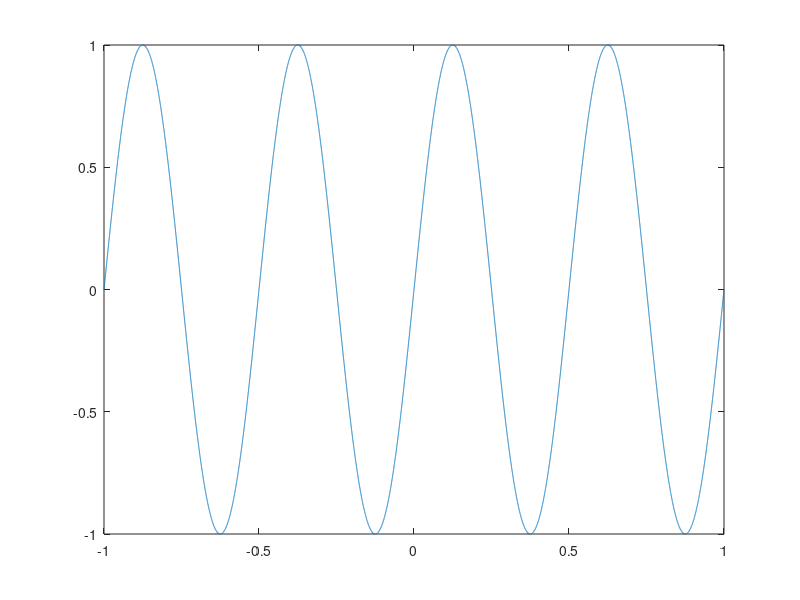
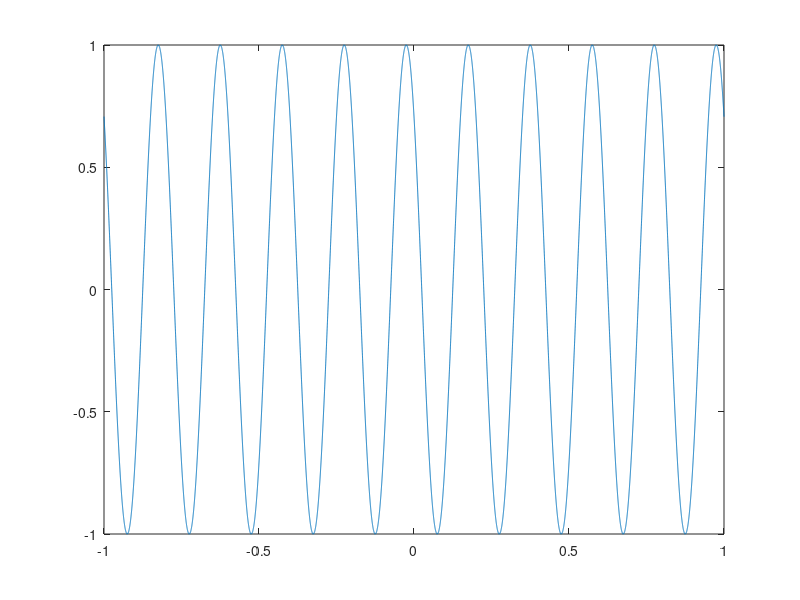
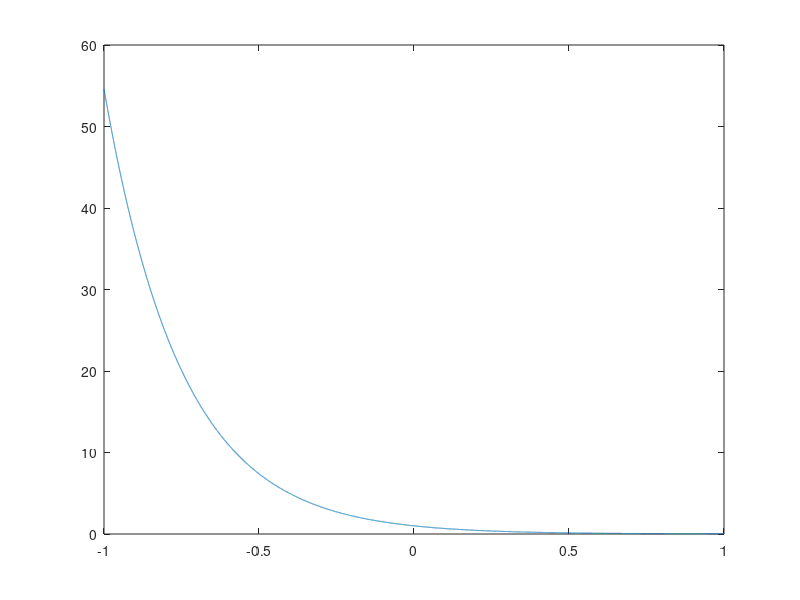
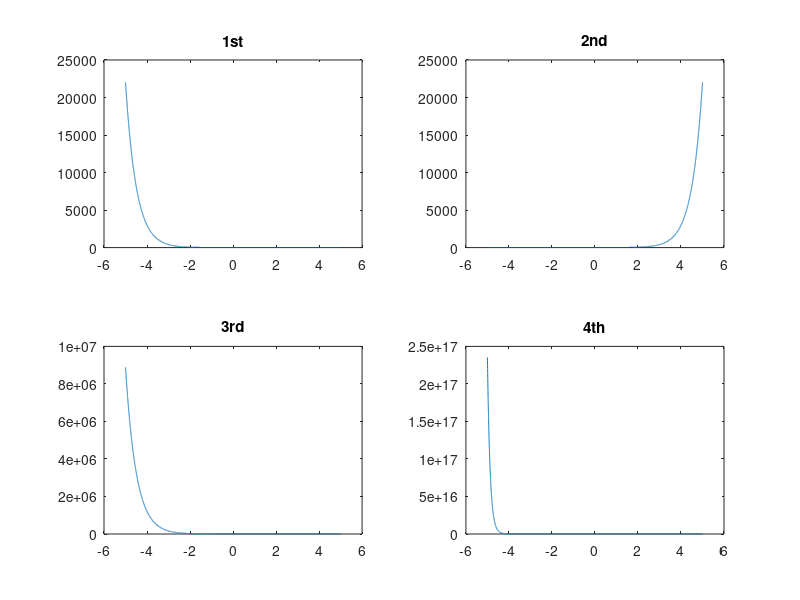

These charts were generated, in order, by the following MATLAB code: (Note: this script raises an error after producing the figures.)
clear
alpha = 1 + mod(205,3);

%1st 
t = -1:0.0001:1;
y1 = sin(2*pi.*alpha.*t);
y2 = cos((5*pi.*alpha.*t)+pi/4);
y3 = exp(-2*alpha.*t);
y4 = exp(-0.25*alpha.*t).*sin(20*pi*t);
figure(1);
xlabel("time");
ylabel("y1");
plot(t,y1);
figure(2);
xlabel("time");
ylabel("y1");
plot(t,y2);
figure(3);
xlabel("time");
ylabel("y1");
plot(t,y3);
figure(4);
xlabel("time");
ylabel("y1");
plot(t,y4);

%2nd
t = -5:0.001:5;
x = 46;
a = 1 + mod(x,3);
y = @(t)(exp(-a*t));
subplot(2,2,1);

plot(t,y(t));
title("1st");
subplot(2,2,2);

plot(t,y(-t));
title("2nd");
subplot(2,2,3);

plot(t,y(t-(1.5*a)));
title("3rd");
subplot(2,2,4);

plot(t,y(2*a*t));
title("4th");

%3nd
a = load('ECG_Data.txt');
plot(a);
b = load('RainFallIndia_Jan.txt');
histogram(b);
c = load('RainFallIndia_July.txt');
meam_jan = mean(b);
std_jan = std(b);
mean_july = mean(c);
std_july  = std(c);
fs = audioread('Track001.wav');
plot(fs)
xlabel('Time')
ylabel('Audio Signal')

%4th
[y,Fs] = audioread('speech.wav');
t=linspace(0,length(y)/Fs,length(y));
Nfft=16777216; %power of 2 and I put a huge number so there are many data point
f=linspace(0,Fs,Nfft);
X1=abs(fft(y,Nfft));
figure(2);
plot(f(1:Nfft),X1(1:Nfft))
xlabel('Frequency'); 
ylabel ('amp');
title ('FFT Spectrum');


%5th
Fs = 44100;
alpha = 1 +mod(205,3);
t = 0.001:0.001:5;
y1 = sin(200*alpha*t);
y2 = sin(220*alpha*t);
y3 = y1+y2;
filename = 'exp1.wav';
audiowrite(filename,y1,Fs);
[y3,Fs] = audioread('exp2.wav');
sound(y3,Fs);
[y3,Fs]=audioread('exp2.wav');
t=linspace(0,length(y3)/fs,length(y3));
Nfft=16777216; %power of 2 and I put a huge number so there are many data point
f=linspace(0,fs,Nfft);
X1=abs(fft(y3,Nfft));
plot(f(1:Nfft/2),X1(1:Nfft/2))
xlabel('Frequency'); 
ylabel ('amp');
title ('FFT Spectrum');

% 6th
% Define frequencies for each note
freqs = [261.63, 293.66, 329.63, 349.23, 392.00, 440.00, 493.88, 523.25]; % Frequencies in Hz

% Define the duration of each note (in seconds)
note_duration = 0.5; % Duration of each note

% Create the time vector
fs = 44100; % Sampling frequency in Hz
t = 0:1/fs:note_duration-1/fs; % Time vector for one note

% Initialize the signal
signal = [];

% Generate the tones and append them to the signal
for i = 1:length(freqs)
    tone = sin(2 * pi * freqs(i) * t);
    signal = [signal, tone];
end

% Save the signal as a .wav file
filename = 'do_re_mi_fa_so_la_ti_do.wav';
audiowrite(filename, signal, fs);
y = audioread("do_re_mi_fa_so_la_ti_do.wav");
sound(y,fs)



%7th
%7th
load("ConvFile2.txt");
[y,Fs] = audioread('track002.wav');
C = conv2(ConvFile2,y);
filename = 'exp1_4.wav';
audiowrite(filename,C,Fs);
[C,Fs] = audioread('exp1_4.wav');

[y4,Fs]=audioread('exp1_4.wav');
t=linspace(0,length(y4)/Fs,length(y4));
Nfft=16777216; %power of 2 and I put a huge number so there are many data point
f=linspace(0,Fs,Nfft);
X1=abs(fft(y4,Nfft));
figure(1);
plot(f(1:Nfft/2),X1(1:Nfft/2))
xlabel('Frequency'); 
ylabel ('amp');
title ('FFT Spectrum');

[y,Fs]=audioread('Track002.wav');
t=linspace(0,length(y)/Fs,length(y));
Nfft=16777216; %power of 2 and I put a huge number so there are many data point
f=linspace(0,Fs,Nfft);
X1=abs(fft(y,Nfft));
figure(2);
plot(f(1:Nfft/2),X1(1:Nfft/2))
xlabel('Frequency'); 
ylabel ('amp');
title ('FFT Spectrum');
[y, Fs] = audioread('exp1_4.wav');
sound(y, Fs);
